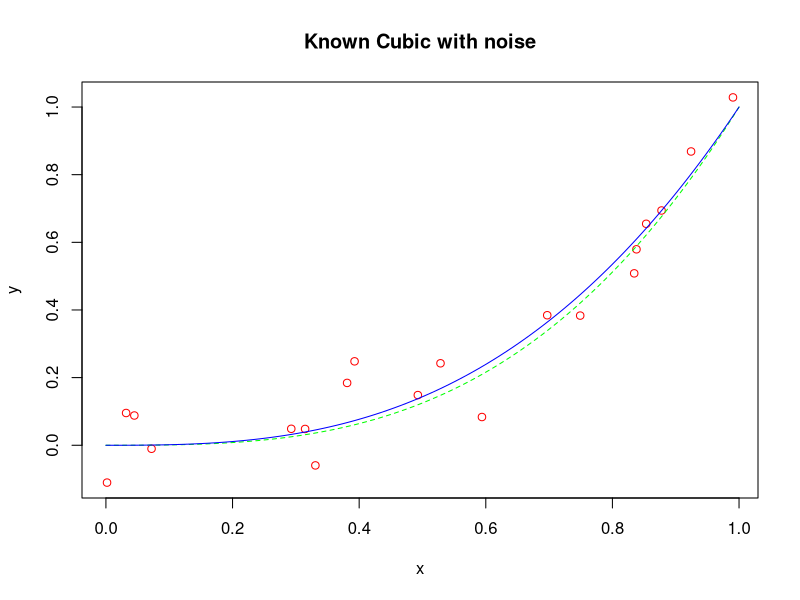
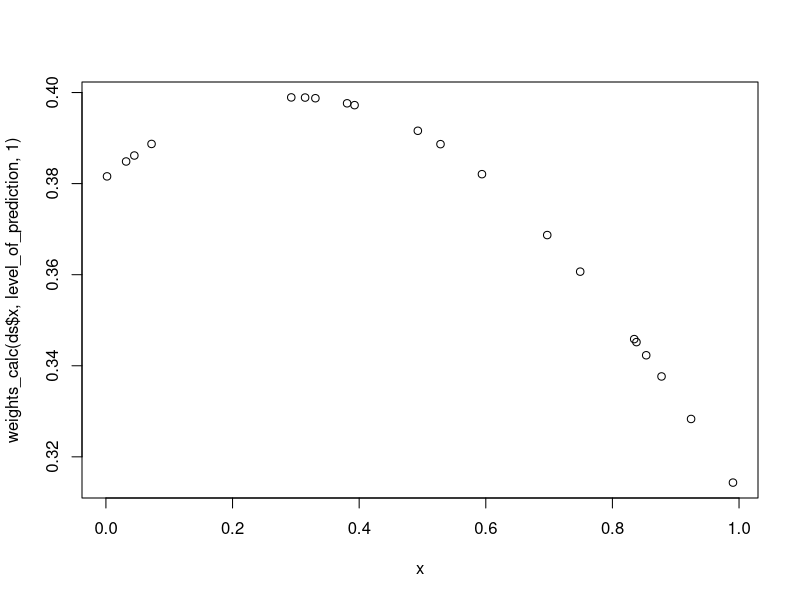

Recreate these plots in R, in order. (Note: this script raises an error after producing the figures.)
weights_calc <- function(vec , level_of_prediction, skew){
  new_vec = level_of_prediction - vec 
  weights <- dnorm(new_vec,0,skew)
  return(weights)
}




set.seed(1485)
len <- 20
level_of_prediction <- 0.3
x <- runif(len)
y <- x^3 + rnorm(len,0,0.1)
ds <- data.frame(x = x, y = y)
plot(y ~ x, main = "Known Cubic with noise",col = "red")
s <- seq(0,1,length = 100)
lines(s,s^3,lty = 2, col = "green")
fit1 <- nls(y ~ I(x^power), 
            data = ds , 
            start = list(power = 1 ) , 
            trace = T,
            weights = weights_calc(ds$x,level_of_prediction,0.5)
            )
m=summary(fit1)$coefficients[1]
lines(s,s^m,col = "blue")



#sum(weights)
plot (x,weights_calc(ds$x,level_of_prediction,1))

plot(x,hx)

